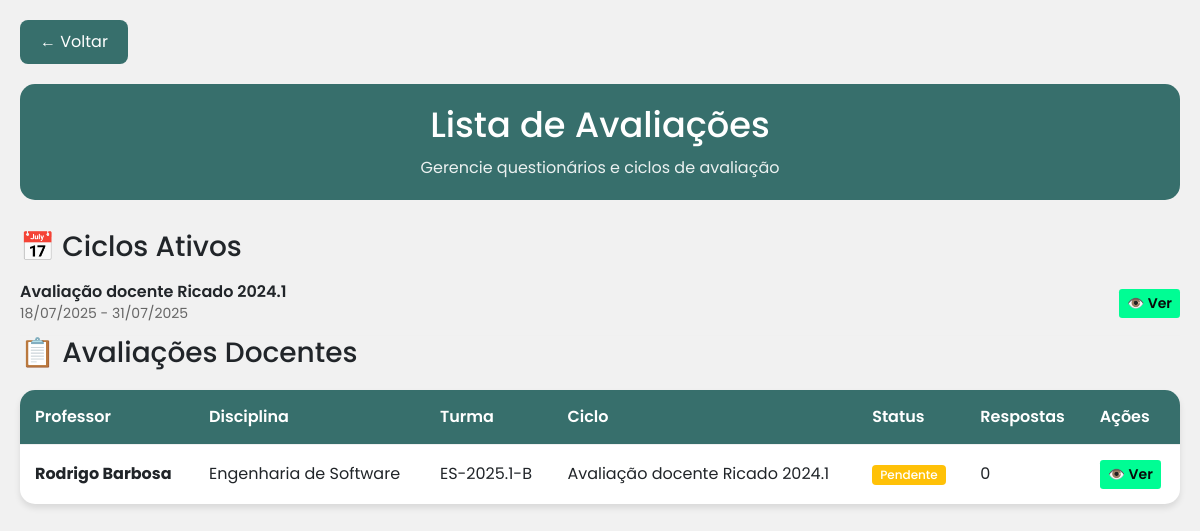
Page /avaliacoes/ (signed in) on the committed database.
### avaliacao_docente/models.py (models this page shows, shortened)
class CicloAvaliacao(models.Model):
    nome = models.CharField(max_length=100)  # Ex: "Avaliação Docente 2024.1"
    periodo_letivo = models.ForeignKey(
        PeriodoLetivo, on_delete=models.CASCADE, related_name="ciclos_avaliacao"
    )
    data_inicio = models.DateTimeField()
    data_fim = models.DateTimeField()
    questionario = models.ForeignKey(
        QuestionarioAvaliacao, on_delete=models.CASCADE, related_name="ciclos"
    )
    ativo = models.BooleanField(default=True)
    permite_avaliacao_anonima = models.BooleanField(default=True)
    permite_multiplas_respostas = models.BooleanField(default=False)
    enviar_lembrete_email = models.BooleanField(default=True)
    turmas = models.ManyToManyField(
        Turma,
        related_name="ciclos_avaliacao",
        blank=True,
        verbose_name="Turmas que devem responder",
        help_text="Selecione as turmas que devem participar desta avaliação",
    )
    data_criacao = models.DateTimeField(auto_now_add=True)
    criado_por = models.ForeignKey(
        User, on_delete=models.CASCADE, related_name="ciclos_criados"
    )
    class Meta:
        ordering = ["-data_inicio"]
        verbose_name = "Ciclo de Avaliação"
        verbose_name_plural = "Ciclos de Avaliação"

class AvaliacaoDocente(models.Model):
    STATUS_CHOICES = [
        ("pendente", "Pendente"),
        ("em_andamento", "Em Andamento"),
        ("finalizada", "Finalizada"),
        ("cancelada", "Cancelada"),
    ]
    ciclo = models.ForeignKey(
        CicloAvaliacao, on_delete=models.CASCADE, related_name="avaliacoes"
    )
    turma = models.ForeignKey(
        Turma, on_delete=models.CASCADE, related_name="avaliacoes_docente"
    )
    professor = models.ForeignKey(
        PerfilProfessor, on_delete=models.CASCADE, related_name="avaliacoes_recebidas"
    )
    disciplina = models.ForeignKey(
        Disciplina, on_delete=models.CASCADE, related_name="avaliacoes_docente"
    )
    status = models.CharField(max_length=15, choices=STATUS_CHOICES, default="pendente")
    data_criacao = models.DateTimeField(auto_now_add=True)
    data_atualizacao = models.DateTimeField(auto_now=True)
    class Meta:
        unique_together = ["ciclo", "turma", "professor", "disciplina"]
        ordering = ["-data_criacao"]
        verbose_name = "Avaliação Docente"
        verbose_name_plural = "Avaliações Docentes"
    def total_respostas(self):
        return self.respostas.values("aluno").distinct().count()

class PerfilProfessor(models.Model):
    user = models.OneToOneField(
        User, on_delete=models.CASCADE, related_name="perfil_professor"
    )
    registro_academico = models.CharField(max_length=45)
    objects = models.Manager()  # Manager padrão
    non_admin = PerfilProfessorManager()  # Manager que exclui admins
    objects = PerfilProfessorManager()

class Disciplina(models.Model):
    TIPO_CHOICES = [
        ("Obrigatória", "Obrigatória"),
        ("Optativa", "Optativa"),
    ]
    disciplina_nome = models.CharField(max_length=100)
    disciplina_sigla = models.CharField(max_length=45)
    disciplina_tipo = models.CharField(max_length=45, choices=TIPO_CHOICES)
    curso = models.ForeignKey(
        Curso, on_delete=models.CASCADE, related_name="disciplinas"
    )
    professor = models.ForeignKey(
        PerfilProfessor, on_delete=models.CASCADE, related_name="disciplinas"
    )
    periodo_letivo = models.ForeignKey(
        PeriodoLetivo, on_delete=models.CASCADE, related_name="disciplinas"
    )

class Turma(models.Model):
    TURNO_CHOICES = [
        ("matutino", "Matutino"),
        ("vespertino", "Vespertino"),
        ("noturno", "Noturno"),
    ]
    STATUS_CHOICES = [
        ("ativa", "Ativa"),
        ("finalizada", "Finalizada"),
    ]
    codigo_turma = models.CharField(max_length=20, unique=True)  # Ex: "INFO3A-2024.1"
    disciplina = models.ForeignKey(
        Disciplina, on_delete=models.CASCADE, related_name="turmas"
    )
    professor = models.ForeignKey(
        PerfilProfessor, on_delete=models.CASCADE, related_name="turmas"
    )
    periodo_letivo = models.ForeignKey(
        PeriodoLetivo, on_delete=models.CASCADE, related_name="turmas"
    )
    turno = models.CharField(max_length=15, choices=TURNO_CHOICES)
    status = models.CharField(max_length=15, choices=STATUS_CHOICES, default="ativa")
    data_criacao = models.DateTimeField(auto_now_add=True)
    class Meta:
        unique_together = ["disciplina", "periodo_letivo", "turno"]
        ordering = ["periodo_letivo", "disciplina__disciplina_nome"]

### avaliacao_docente/views.py (the view)
# urls.py: path("avaliacoes/", views.listar_avaliacoes, name="listar_avaliacoes"),
@login_required
def listar_avaliacoes(request):
    if hasattr(request.user, "perfil_aluno"):
        from django.db.models import Q
        turmas_aluno = request.user.perfil_aluno.matriculas.filter(
            status="ativa"
        ).values_list("turma_id", flat=True)
        avaliacoes_disponiveis = (
            AvaliacaoDocente.objects.filter(
                ciclo__ativo=True,
                turma_id__in=turmas_aluno,  # Apenas das turmas em que o aluno está matriculado
            )
            .exclude(
                respostas__aluno=request.user.perfil_aluno
            )
            .distinct()
            .order_by("-data_criacao")
        )
        avaliacoes = avaliacoes_disponiveis
        titulo = "Avaliações Disponíveis para Responder"
    else:
        avaliacoes = AvaliacaoDocente.objects.filter(ciclo__ativo=True).order_by(
            "-data_criacao"
        )
        titulo = "Avaliações Docentes"
    ciclos = CicloAvaliacao.objects.filter(ativo=True).order_by("-data_inicio")
    paginator = Paginator(avaliacoes, 10)
    page_number = request.GET.get("page")
    page_obj = paginator.get_page(page_number)
    context = {
        "avaliacoes": page_obj,
        "ciclos": ciclos,
        "titulo": titulo,
    }
    return render(request, "avaliacoes/listar_avaliacoes.html", context)

### avaliacao_docente/templatetags/user_tags.py (called while the page is built)
@register.filter
def get_user_role(user):
    if check_role(user, "admin"):
        return "Administrador"
    elif check_role(user, "coordenador"):
        return "Coordenador"
    elif check_role(user, "professor"):
        return "Professor"
    elif check_role(user, "aluno"):
        return "Aluno"
    else:
        return "Sem role definida"

@register.filter
def get_user_role_class(user):
    if check_role(user, "admin"):
        return "role-admin"
    elif check_role(user, "coordenador"):
        return "role-coordenador"
    elif check_role(user, "professor"):
        return "role-professor"
    elif check_role(user, "aluno"):
        return "role-aluno"
    else:
        return "role-sem-role"

@register.filter
def get_user_profile_type(user):
    if hasattr(user, "perfil_professor"):
        return "Professor"
    elif hasattr(user, "perfil_aluno"):
        return "Aluno"
    else:
        return "Administrativo"

@register.filter
def has_role(user, role):
    return check_role(user, role)

### templates/avaliacoes/listar_avaliacoes.html (shortened to what this page needs)
{% extends 'avaliacoes/base_avaliacoes.html' %}
{% load user_tags %}
{% block page_title %}Lista de Avaliações{% endblock %}
{% block page_description %}Gerencie questionários e ciclos de avaliação{% endblock %}
{% block content %}
<div class="avaliacoes-grid">
    <div class="avaliacao-card">
        <h3>📅 Ciclos Ativos</h3>
        {% if ciclos %}
        {% for ciclo in ciclos %}
        <div
            style="display: flex; justify-content: space-between; align-items: center; padding: 10px 0; border-bottom: 1px solid #f0f0f0;">
            <div>
                <h6 style="margin: 0; font-weight: 600;">{{ ciclo.nome }}</h6>
                <small style="color: #666;">
                    {{ ciclo.data_inicio|date:"d/m/Y" }} - {{ ciclo.data_fim|date:"d/m/Y" }}
                </small>
            </div>
            <a href="{% url 'detalhe_ciclo_avaliacao' ciclo.id %}" class="btn btn-sm">
                👁️ Ver
            </a>
        </div>
        {% endfor %}
        {% else %}
        <p style="color: #666; text-align: center; margin: 20px 0;">Nenhum ciclo ativo encontrado.</p>
        {% endif %}
    </div>
    <div class="avaliacao-card">
        <h3>📋 {{ titulo }}</h3>
        {% if avaliacoes %}
        <div class="data-table-container">
            {% if user|has_role:"aluno" %}
            <div class="avaliacoes-grid">
                {% for avaliacao in avaliacoes %}
                <div class="avaliacao-card" style="margin-bottom: 15px; padding: 15px; border: 1px solid #ddd; border-radius: 8px;">
                    <h4>{{ avaliacao.disciplina.disciplina_nome }}</h4>
                    <p><strong>Professor:</strong> {{ avaliacao.professor.user.get_full_name }}</p>
                    <p><strong>Turma:</strong> {{ avaliacao.turma.codigo_turma }}</p>
                    <p><strong>Ciclo:</strong> {{ avaliacao.ciclo.nome }}</p>
                    <small style="color: #666;">
                        Período: {{ avaliacao.ciclo.data_inicio|date:"d/m/Y" }} - {{ avaliacao.ciclo.data_fim|date:"d/m/Y" }}
                    </small>
                    <div style="margin-top: 15px;">
                        <a href="{% url 'responder_avaliacao' avaliacao.id %}" class="btn">
                            📝 Responder Avaliação
                        </a>
                    </div>
                </div>
                {% endfor %}
            </div>
            {% else %}
            <table class="data-table">
                <thead>
                    <tr>
                        <th>Professor</th>
                        <th>Disciplina</th>
                        <th>Turma</th>
                        <th>Ciclo</th>
                        <th>Status</th>
                        <th>Respostas</th>
                        <th>Ações</th>
                    </tr>
                </thead>
                <tbody>
                    {% for avaliacao in avaliacoes %}
                    <tr>
                        <td>
                            <strong>{{ avaliacao.professor.user.get_full_name }}</strong>
                        </td>
                        <td>
                            {{ avaliacao.disciplina.disciplina_nome }}
                        </td>
                        <td>
                            {{ avaliacao.turma.codigo_turma }}
                        </td>
                        <td>
                            {{ avaliacao.ciclo.nome }}
                        </td>
                        <td>
                            <span class="badge bg-{% if avaliacao.status == 'pendente' %}warning{% elif avaliacao.status == 'em_andamento' %}info{% elif avaliacao.status == 'finalizada' %}success{% else %}secondary{% endif %}">
                                {{ avaliacao.get_status_display }}
                            </span>
                        </td>
                        <td>
                            {{ avaliacao.total_respostas }}
                        </td>
                        <td>
                            <a href="{% url 'visualizar_avaliacao' avaliacao.id %}" class="btn btn-sm" title="Visualizar">
                                👁️ Ver
                            </a>
                        </td>
                    </tr>
                    {% endfor %}
                </tbody>
            </table>
            {% endif %}
        </div>
        {% endif %}
    </div>
</div>
{% endblock %}

### templates/avaliacoes/base_avaliacoes.html (style rules this page uses)
:root { --cor01: #f0f0f0; --cor01-alt: #f1f1f1; --cor02: #00fd94; --cor03: #376f6c; --cor04: #1e3231; --cor05: #090909; --cor06: #00cafd; --cor07: #ffffff; --cor08: #ff3c3c; --font01: "Poppins", sans-serif; --font02: "Vidaloka", serif; --shadow: 2px 2px 10px rgba(0, 0, 0, 0.2); --shadow-alt: 4px 2px 8px rgba(0, 0, 0, 0.2); --border-radius-small: 5px; --border-radius-medium: 15px; --border-radius-large: 25px; --border-radius-xl: 35px; --border-radius-circle: 50%; --spacing-xs: 5px; --spacing-sm: 10px; --spacing-md: 15px; --spacing-lg: 20px; --spacing-xl: 25px; --spacing-2xl: 40px; --spacing-3xl: 50px; --transition-fast: 0.2s; --transition-medium: 0.3s; }
* { margin: 0; padding: 0; box-sizing: border-box; font-family: var(--font01); }
body { background: var(--cor01); }
.btn { background: var(--cor02); color: var(--cor05); padding: 12px 24px; border: none; border-radius: 8px; font-size: 16px; font-weight: 600; cursor: pointer; transition: all 0.3s; text-decoration: none; display: inline-block; }
.data-table { width: 100%; border-collapse: collapse; margin-top: 20px; background: var(--cor07); border-radius: var(--border-radius-medium); overflow: hidden; box-shadow: 0 4px 6px rgba(0, 0, 0, 0.1); }
.data-table th, .data-table td { padding: 15px; text-align: left; border-bottom: 1px solid #f0f0f0; }
.data-table th { background: var(--cor03); color: white; font-weight: 600; }
.data-table tbody tr:last-child td { border-bottom: none; }

### templates/avaliacoes/listar_avaliacoes.html (style rules this page uses)
.badge { padding: 0.25rem 0.5rem; font-size: 0.75rem; font-weight: 500; line-height: 1; color: #fff; text-align: center; white-space: nowrap; vertical-align: baseline; border-radius: 0.25rem; }
.btn-sm { padding: 0.25rem 0.5rem; font-size: 0.875rem; line-height: 1.5; border-radius: 0.2rem; }

### templates/perfil.html (style rules this page uses)
:root { --cor01: #f1f1f1; --cor02: #00fd94; --cor03: #376f6c; --cor04: #1e3231; --cor05: #090909; --cor06: #00cafd; --cor07: #ffffff; --cor08: #ff3c3c; --shadow: 4px 2px 8px rgba(0, 0, 0, 0.2); --gradient-primary: linear-gradient(135deg, var(--cor03) 0%, var(--cor04) 100%); --gradient-secondary: linear-gradient(135deg, var(--cor02) 0%, var(--cor06) 100%); }

### rows in the picture
CicloAvaliacao: nome "Avaliação docente Ricado 2024.1", data_inicio "18/07/2025", data_fim "31/07/2025"
AvaliacaoDocente: professor.user.get_full_name "Rodrigo Barbosa", disciplina.disciplina_nome "Engenharia de Software", turma.codigo_turma "ES-2025.1-B", ciclo.nome "Avaliação docente Ricado 2024.1", status "Pendente", total_respostas "0"

### other values in the picture
{{ titulo }} "Avaliações Docentes"
